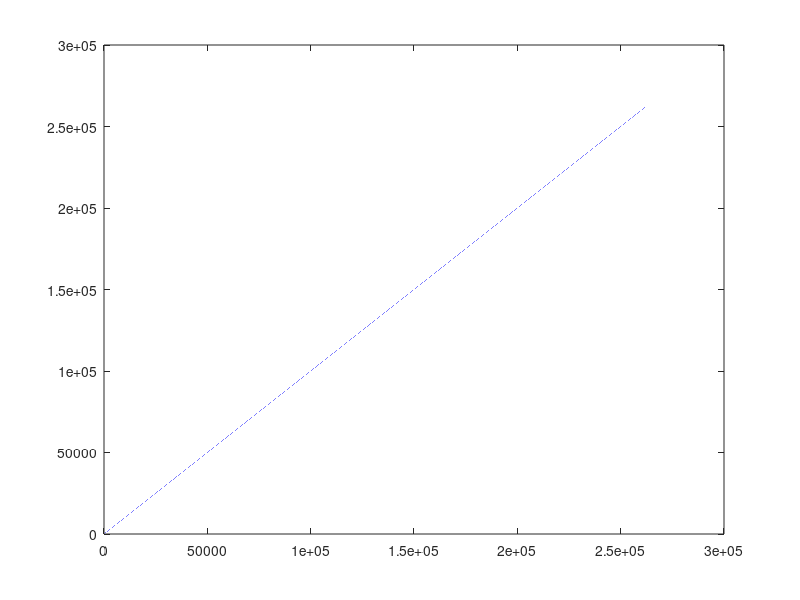

Write the MATLAB code that produced this figure. (Note: this script raises an error after producing the figure.)
clc, clear all, close all
fileID = fopen('data.bin','w');
N = 2^18;
for i=1:N
   
       fwrite(fileID,i-1,'int'); 

end
fclose(fileID);
fileID = fopen('data.bin');
x1 = fread(fileID,'long','n');
fclose(fileID);
plot(x1)
%%
%% RESULTADO SIMULACION
clc, clear all, close all

fileID = fopen('resul_deconv_data.bin');
x1 = fread(fileID,'long','n');
fclose(fileID);


fileID = fopen('data.bin');
x2 = fread(fileID,'long','n');
fclose(fileID);

fileID = fopen('data_conv_salida.bin');
x5 = fread(fileID,'long','n');
fclose(fileID);

x6 = x5*2^-14;
x3 = round((x6+10.24)*2^17/10.24);

x4 = abs(x2-x1(1:length(x2)));
max(x4)
figure
plot(x4)
figure
plot(x1)
hold on
plot(x2)
plot(x3)
legend('salida deconv','entrada','salida data conv')